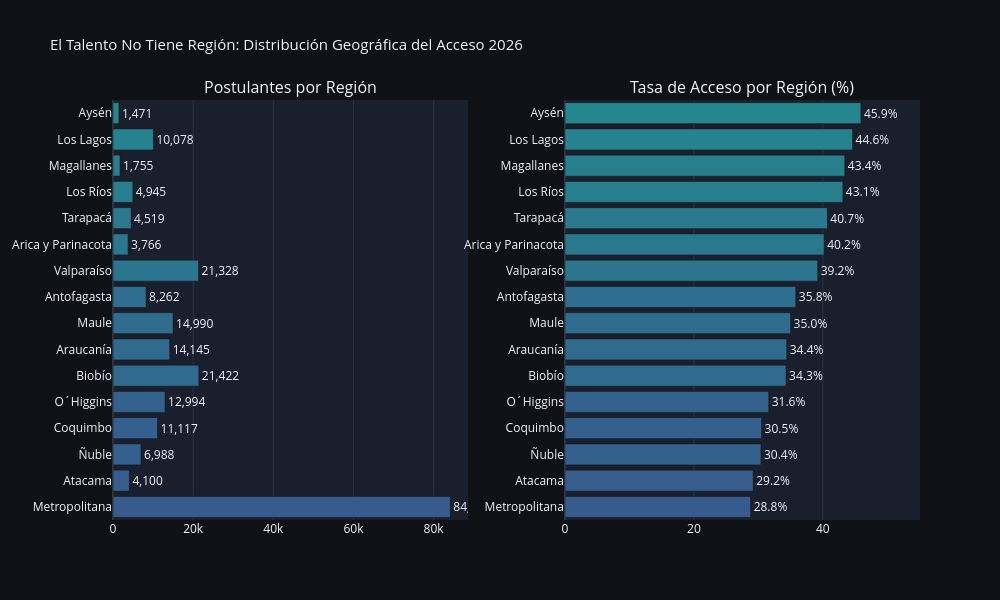

This figure's notebook cell:
### Markdown cell above
---

### Code cell
reg_stats = (df[df['region'] != 'Desconocida']
             .groupby('region')['ACCESO_1PREF']
             .agg(['sum','count','mean'])
             .rename(columns={'sum':'accedieron','count':'total','mean':'tasa'})
             .reset_index()
             .sort_values('tasa', ascending=True))

fig = make_subplots(rows=1, cols=2,
    subplot_titles=('Postulantes por Región','Tasa de Acceso por Región (%)'),
    horizontal_spacing=0.12)

cmap = px.colors.sample_colorscale('Viridis', reg_stats['tasa'])

fig.add_trace(go.Bar(
    y=reg_stats['region'], x=reg_stats['total'],
    orientation='h', name='Postulantes',
    marker_color=cmap, text=reg_stats['total'].apply(lambda x: f'{x:,}'),
    textposition='outside'
), row=1, col=1)

fig.add_trace(go.Bar(
    y=reg_stats['region'], x=(reg_stats['tasa']*100).round(1),
    orientation='h', name='Tasa (%)',
    marker_color=cmap,
    text=(reg_stats['tasa']*100).round(1).astype(str) + '%',
    textposition='outside'
), row=1, col=2)

fig.update_layout(
    title_text='El Talento No Tiene Región: Distribución Geográfica del Acceso 2026',
    title_font_size=15, showlegend=False,
    template='plotly_dark', paper_bgcolor='#0f1117', plot_bgcolor='#1a1f2e',
    height=600, width=1000
)
fig.update_xaxes(row=1, col=2, range=[0, reg_stats['tasa'].max()*120])
fig.write_image('../reports/figures/g3_mapa_regional.png')
fig.show()

### Figure 1 — Plotly figure (JSON) as saved in the notebook; plotly's stock layout.template omitted (floating-point values rounded to 4 significant figures)
{"data": [{"marker": {"color": ["rgb(54, 91, 140)", "rgb(54, 93, 140)", "rgb(52, 96, 141)", "rgb(52, 96, 141)", "rgb(51, 99, 141)", "rgb(48, 106, 142)", "rgb(48, 107, 142)", "rgb(47, 108, 142)", "rgb(47, 110, 142)", "rgb(43, 118, 142)", "rgb(42, 120, 142)", "rgb(42, 121, 142)", "rgb(39, 127, 142)", "rgb(39, 127, 142)", "rgb(38, 130, 142)", "rgb(37, 134, 141)"]}, "name": "Postulantes", "orientation": "h", "text": ["84,164", "4,100", "6,988", "11,117", "12,994", "21,422", "14,145", "14,990", "8,262", "21,328", "3,766", "4,519", "4,945", "1,755", "10,078", "1,471"], "textposition": "outside", "type": "bar", "x": [84164, 4100, 6988, 11117, 12994, 21422, 14145, 14990, 8262, 21328, 3766, 4519, 4945, 1755, 10078, 1471], "xaxis": "x", "y": ["Metropolitana", "Atacama", "Ñuble", "Coquimbo", "O´Higgins", "Biobío", "Araucanía", "Maule", "Antofagasta", "Valparaíso", "Arica y Parinacota", "Tarapacá", "Los Ríos", "Magallanes", "Los Lagos", "Aysén"], "yaxis": "y"}, {"marker": {"color": ["rgb(54, 91, 140)", "rgb(54, 93, 140)", "rgb(52, 96, 141)", "rgb(52, 96, 141)", "rgb(51, 99, 141)", "rgb(48, 106, 142)", "rgb(48, 107, 142)", "rgb(47, 108, 142)", "rgb(47, 110, 142)", "rgb(43, 118, 142)", "rgb(42, 120, 142)", "rgb(42, 121, 142)", "rgb(39, 127, 142)", "rgb(39, 127, 142)", "rgb(38, 130, 142)", "rgb(37, 134, 141)"]}, "name": "Tasa (%)", "orientation": "h", "text": ["28.8%", "29.2%", "30.4%", "30.5%", "31.6%", "34.3%", "34.4%", "35.0%", "35.8%", "39.2%", "40.2%", "40.7%", "43.1%", "43.4%", "44.6%", "45.9%"], "textposition": "outside", "type": "bar", "x": [28.8, 29.2, 30.4, 30.5, 31.6, 34.3, 34.4, 35.0, 35.8, 39.2, 40.2, 40.7, 43.1, 43.4, 44.6, 45.9], "xaxis": "x2", "y": ["Metropolitana", "Atacama", "Ñuble", "Coquimbo", "O´Higgins", "Biobío", "Araucanía", "Maule", "Antofagasta", "Valparaíso", "Arica y Parinacota", "Tarapacá", "Los Ríos", "Magallanes", "Los Lagos", "Aysén"], "yaxis": "y2"}], "layout": {"annotations": [{"font": {"size": 16}, "showarrow": false, "text": "Postulantes por Región", "x": 0.22, "xanchor": "center", "xref": "paper", "y": 1, "yanchor": "bottom", "yref": "paper"}, {"font": {"size": 16}, "showarrow": false, "text": "Tasa de Acceso por Región (%)", "x": 0.78, "xanchor": "center", "xref": "paper", "y": 1, "yanchor": "bottom", "yref": "paper"}], "height": 600, "paper_bgcolor": "#0f1117", "plot_bgcolor": "#1a1f2e", "showlegend": false, "title": {"font": {"size": 15}, "text": "El Talento No Tiene Región: Distribución Geográfica del Acceso 2026"}, "width": 1000, "xaxis": {"anchor": "y", "domain": [0, 0.44]}, "xaxis2": {"anchor": "y2", "domain": [0.56, 1], "range": [0, 55.06]}, "yaxis": {"anchor": "x", "domain": [0, 1]}, "yaxis2": {"anchor": "x2", "domain": [0, 1]}}}
